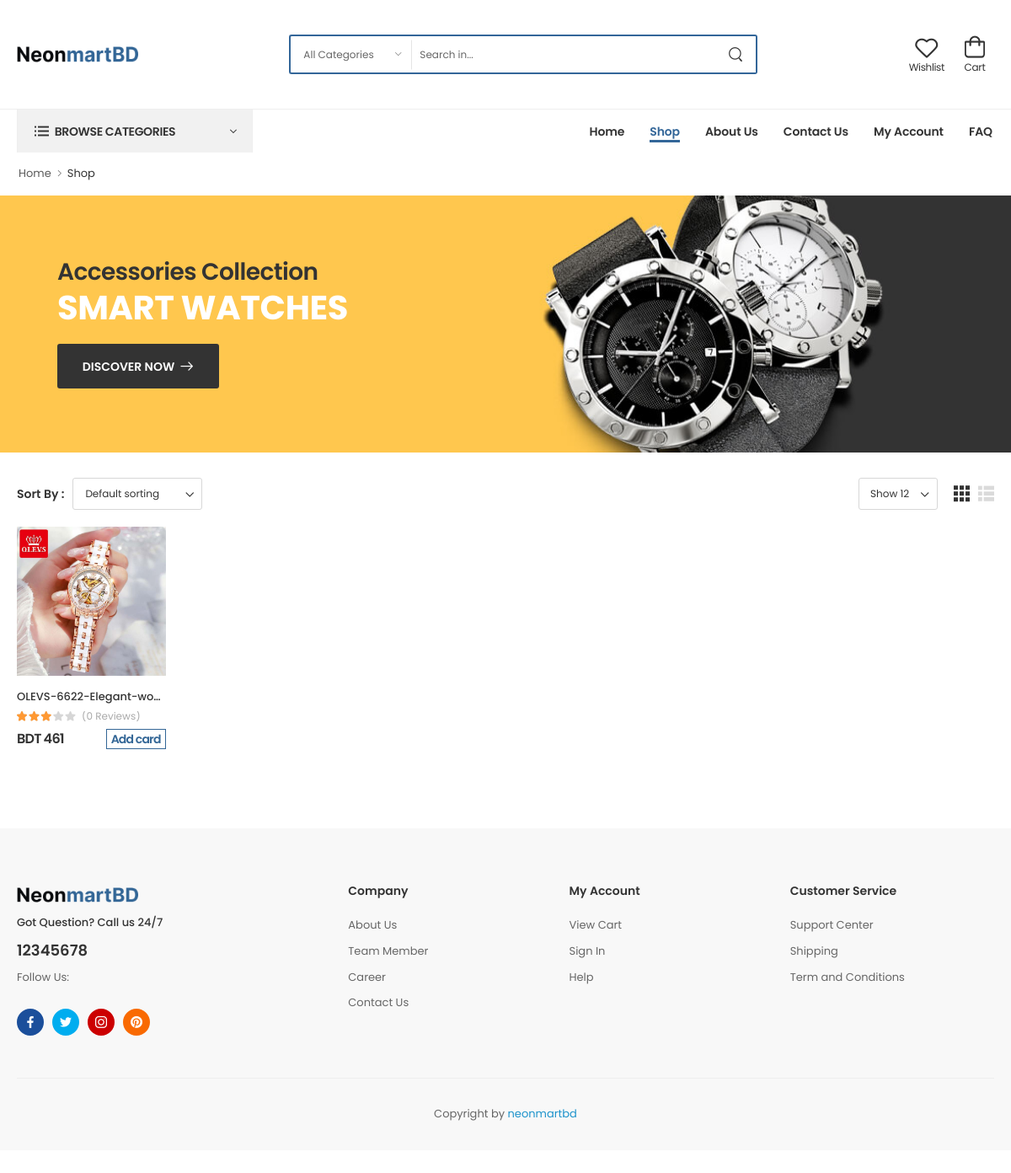
Page /shop on the committed database.
### core/models.py (models this page shows, shortened)
class Products(models.Model):
    name = models.CharField(max_length=500)
    category = models.ForeignKey(Category, on_delete=models.CASCADE)
    subcategory = models.ForeignKey(SubCategory,on_delete=models.CASCADE,blank=True, null=True)
    sub_sub_category = models.ForeignKey(SubSubCategory, on_delete=models.CASCADE,blank=True, null=True)
    brand = models.ImageField(upload_to="Brand Image",default="brands/category/1.png")
    sku = models.CharField(max_length=200)
    price = models.PositiveIntegerField()
    review = models.PositiveIntegerField(null=True,blank=True,default=0)
    sort_description = RichTextField()
    slug = AutoSlugField(populate_from="name", null=True, unique=True)
    description = RichTextField()
    image = models.ImageField(upload_to="Product Image")
    pdsliderimg1 = models.ImageField(upload_to="Slider Image",blank=True, null=True)
    pdsliderimg2 = models.ImageField(upload_to="Slider Image",blank=True, null=True)
    pdsliderimg3 = models.ImageField(upload_to="Slider Image",blank=True, null=True)

### core/views.py (the view)
# urls.py: path('shop', shop_page, name="shop_page"),
def shop_page(request):
    cart = 0
    if request.user.is_authenticated:
        cart = Cart.objects.filter(user=request.user)
    products = Products.objects.order_by("-id")
    sub_sub_category = SubSubCategory.objects.all()
    sub_category = SubCategory.objects.all()
    category = Category.objects.all()
    home_garden = []
    electronics = []
    fashion = []
    furniture = []
    healthy_beauty = []
    gift_ideas = []
    toy_games = []
    cooking = []
    smart_phones = []
    cameras_photo = []
    accessories = []
    for i in sub_category:
        if i.category.filtername == "home_&_garden":
            home_garden.append(i.name)
            print(i.name)
        elif i.category.filtername == "electronics":
            electronics.append(i.name)
        elif i.category.filtername == "fashion":
            fashion.append(i.name)
        elif i.category.filtername == "furniture":
            furniture.append(i.name)
        elif i.category.filtername == "healthy_&_beauty":
            healthy_beauty.append(i.name)
        elif i.category.filtername == "gift_ideas":
            gift_ideas.append(i.name)
        elif i.category.filtername == "toy_&_games":
            toy_games.append(i.name)
        elif i.category.filtername == "cooking":
            cooking.append(i.name)
        elif i.category.filtername == "smart_phones":
            smart_phones.append(i.name)
        elif i.category.filtername == "cameras_&_photo":
            cameras_photo.append(i.name)
        elif i.category.filtername == "accessories":
            accessories.append(i.name)
    context = {
        'navbar':'shop',
        'products':products,
        'cart':cart,
        'sub_sub_category':sub_sub_category,
        'sub_category':sub_category,
        'home_garden':home_garden,
        'electronics':electronics,
        'fashion':fashion,
        'furniture':furniture,
        'healthy_beauty':healthy_beauty,
        'gift_ideas':gift_ideas,
        'cooking':cooking,
        'smart_phones':smart_phones,
        'cameras_photo':cameras_photo,
        'accessories':accessories,
        'toy_games':toy_games,
    }
    return render(request,"core/shop.html",context)

### core/templates/core/shop.html (shortened to what this page needs)
{% extends "base/base.html" %}
{% load static %}
{% block body %}
<link rel="stylesheet" type="text/css" href="{% static 'assets/css/style.min.css' %}" />
<main class="main">
  <nav class="breadcrumb-nav">
    <div class="container">
      <ul class="breadcrumb bb-no">
        <li><a href="{% url 'HOME' %}">Home</a></li>
        <li><a href="{% url 'shop_page' %}">Shop</a></li>
      </ul>
    </div>
  </nav>
  <div class="page-content mb-10">
    <div class="shop-default-banner shop-boxed-banner banner d-flex align-items-center mb-6" style="
          background-image: url({% static 'assets/images/shop/banner2.jpg' %});
          background-color: #ffc74e;
        ">
      <div class="container banner-content">
        <h4 class="banner-subtitle font-weight-bold">
          Accessories Collection
        </h4>
        <h3 class="banner-title text-white text-uppercase font-weight-bolder ls-10">
          Smart Watches
        </h3>
        <a href="{% url 'shop_page' %}" class="btn btn-dark btn-rounded btn-icon-right">Discover Now</a>
      </div>
    </div>
    <div class="container-fluid">
      <div class="shop-content">
        <div class="main-content">
          <nav class="toolbox sticky-toolbox sticky-content fix-top">
            <div class="toolbox-left">
              <div class="toolbox-item toolbox-sort select-box text-dark">
                <label>Sort By :</label>
                <select name="orderby" class="form-control">
                  <option value="default" selected="selected">
                    Default sorting
                  </option>
                </select>
              </div>
            </div>
            <div class="toolbox-right">
              <div class="toolbox-item toolbox-show select-box">
                <select name="count" class="form-control">
                  <option value="12" selected="selected">Show 12</option>
                </select>
              </div>
              <div class="toolbox-item toolbox-layout">
                <a href="{% url 'shop_page' %}" class="icon-mode-grid btn-layout active">
                  <i class="w-icon-grid"></i>
                </a>
                <a href="{% url 'shop_page' %}" class="icon-mode-list btn-layout">
                  <i class="w-icon-list"></i>
                </a>
              </div>
            </div>
          </nav>
          <div class="product-wrapper row cols-xl-6 cols-lg-5 cols-md-4 cols-sm-3 cols-2">
            {% for product in products %}
              <div class="product-wrap">
                <div class="product text-center">
                  <figure class="product-media">
                    <a href="{% url 'product_details' product.slug %}">
                      <img src="{{product.image.url}}" alt="Product" width="300" height="338" />
                    </a>
                  </figure>
                  <div class="product-details" style="text-align: left">
                    <h4 class="product-name">
                      <a href="{% url 'product_details' product.slug %}">{{product.name}}</a>
                    </h4>
                    <div class="ratings-container" style="display: flex; justify-content: flex-start">
                      <div class="ratings-full">
                        <span class="ratings" style="width: 60%"></span>
                      </div>
                      <a href="{% url 'product_details' product.slug %}" class="rating-reviews">({{product.review}} Reviews)</a>
                    </div>
                    <div class="product-price" style="display: flex; justify-content: space-between">
                      <ins class="new-price">BDT {{product.price}}</ins>
                      <a href="{% url 'ADD_TO_CART' product.id %}" style="
                            border: 1px solid #336696;
                            color: #336696;
                            padding: 0px 5px;
                            font-size: 14px;
                          " onMouseOver="this.style.background='#336696'; this.style.color='#fff'"
                        onMouseOut="this.style.background='transparent';this.style.color='#336696'">Add card</a>
                    </div>
                  </div>
                </div>
              </div>
            {% endfor %}
          </div>
        </div>
      </div>
    </div>
  </div>
</main>
{% endblock body %}

### rows in the picture
Products: image (picture), name "OLEVS-6622-Elegant-wo…", review "0", price "461"
